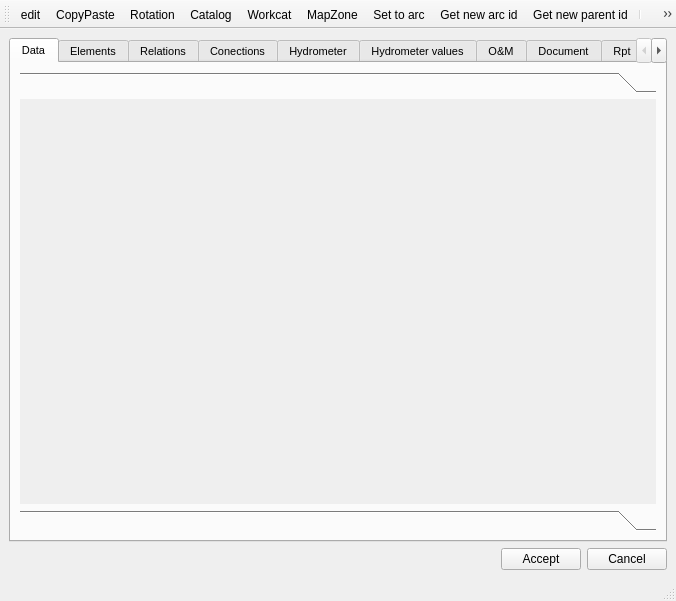
<?xml version="1.0" encoding="UTF-8"?>
<ui version="4.0">
 <class>api_cf</class>
 <widget class="QMainWindow" name="api_cf">
  <property name="geometry">
   <rect>
    <x>0</x>
    <y>0</y>
    <width>676</width>
    <height>601</height>
   </rect>
  </property>
  <property name="windowTitle">
   <string>Junction</string>
  </property>
  <widget class="QWidget" name="centralwidget">
   <layout class="QVBoxLayout" name="verticalLayout">
    <item>
     <layout class="QGridLayout" name="lyt_top_1"/>
    </item>
    <item>
     <widget class="QTabWidget" name="tab_main">
      <property name="font">
       <font>
        <pointsize>8</pointsize>
        <weight>50</weight>
        <bold>false</bold>
       </font>
      </property>
      <property name="toolTip">
       <string/>
      </property>
      <property name="tabShape">
       <enum>QTabWidget::Rounded</enum>
      </property>
      <property name="currentIndex">
       <number>0</number>
      </property>
      <widget class="QWidget" name="tab_data">
       <attribute name="title">
        <string>Data</string>
       </attribute>
       <layout class="QVBoxLayout" name="verticalLayout_2">
        <item>
         <widget class="QToolBox" name="toolBox">
          <property name="currentIndex">
           <number>0</number>
          </property>
          <widget class="QWidget" name="page11">
           <property name="geometry">
            <rect>
             <x>0</x>
             <y>0</y>
             <width>634</width>
             <height>382</height>
            </rect>
           </property>
           <attribute name="label">
            <string/>
           </attribute>
           <layout class="QHBoxLayout" name="horizontalLayout_2">
            <item>
             <layout class="QGridLayout" name="lyt_data_1"/>
            </item>
            <item>
             <layout class="QGridLayout" name="lyt_data_2"/>
            </item>
           </layout>
          </widget>
          <widget class="QWidget" name="page12">
           <property name="geometry">
            <rect>
             <x>0</x>
             <y>0</y>
             <width>100</width>
             <height>30</height>
            </rect>
           </property>
           <attribute name="label">
            <string/>
           </attribute>
           <layout class="QHBoxLayout" name="horizontalLayout_3">
            <item>
             <layout class="QGridLayout" name="lyt_data_3"/>
            </item>
           </layout>
          </widget>
         </widget>
        </item>
       </layout>
      </widget>
      <widget class="QWidget" name="tab_elements">
       <attribute name="title">
        <string>Elements</string>
       </attribute>
       <layout class="QGridLayout" name="gridLayout_2">
        <item row="0" column="0">
         <layout class="QHBoxLayout" name="horizontalLayout_4">
          <item>
           <widget class="QLineEdit" name="element_id">
            <property name="maximumSize">
             <size>
              <width>200</width>
              <height>16777215</height>
             </size>
            </property>
           </widget>
          </item>
          <item>
           <widget class="QPushButton" name="btn_insert">
            <property name="enabled">
             <bool>true</bool>
            </property>
            <property name="sizePolicy">
             <sizepolicy hsizetype="Fixed" vsizetype="Fixed">
              <horstretch>0</horstretch>
              <verstretch>0</verstretch>
             </sizepolicy>
            </property>
            <property name="maximumSize">
             <size>
              <width>24</width>
              <height>24</height>
             </size>
            </property>
            <property name="text">
             <string/>
            </property>
            <property name="icon">
             <iconset>
              <normaloff>../icons/111b.png</normaloff>../icons/111b.png</iconset>
            </property>
            <property name="iconSize">
             <size>
              <width>22</width>
              <height>22</height>
             </size>
            </property>
           </widget>
          </item>
          <item>
           <widget class="QPushButton" name="btn_delete">
            <property name="maximumSize">
             <size>
              <width>24</width>
              <height>24</height>
             </size>
            </property>
            <property name="text">
             <string/>
            </property>
            <property name="icon">
             <iconset>
              <normaloff>../icons/112b.png</normaloff>../icons/112b.png</iconset>
            </property>
            <property name="iconSize">
             <size>
              <width>22</width>
              <height>22</height>
             </size>
            </property>
           </widget>
          </item>
          <item>
           <widget class="QPushButton" name="btn_new_element">
            <property name="maximumSize">
             <size>
              <width>24</width>
              <height>24</height>
             </size>
            </property>
            <property name="text">
             <string/>
            </property>
            <property name="icon">
             <iconset>
              <normaloff>../icons/131b.png</normaloff>../icons/131b.png</iconset>
            </property>
            <property name="iconSize">
             <size>
              <width>22</width>
              <height>22</height>
             </size>
            </property>
           </widget>
          </item>
          <item>
           <spacer name="horizontalSpacer_2">
            <property name="orientation">
             <enum>Qt::Horizontal</enum>
            </property>
            <property name="sizeHint" stdset="0">
             <size>
              <width>40</width>
              <height>20</height>
             </size>
            </property>
           </spacer>
          </item>
          <item>
           <widget class="QPushButton" name="btn_open_element">
            <property name="maximumSize">
             <size>
              <width>24</width>
              <height>24</height>
             </size>
            </property>
            <property name="text">
             <string/>
            </property>
            <property name="icon">
             <iconset>
              <normaloff>../icons/134b.png</normaloff>../icons/134b.png</iconset>
            </property>
            <property name="iconSize">
             <size>
              <width>22</width>
              <height>22</height>
             </size>
            </property>
           </widget>
          </item>
         </layout>
        </item>
        <item row="1" column="0">
         <widget class="QTableView" name="tbl_element">
          <property name="sortingEnabled">
           <bool>true</bool>
          </property>
         </widget>
        </item>
       </layout>
      </widget>
      <widget class="QWidget" name="tab_relations">
       <attribute name="title">
        <string>Relations</string>
       </attribute>
       <layout class="QGridLayout" name="gridLayout">
        <item row="0" column="0">
         <layout class="QHBoxLayout" name="horizontalLayout_5">
          <item>
           <widget class="QTableView" name="tbl_relations">
            <property name="sortingEnabled">
             <bool>true</bool>
            </property>
           </widget>
          </item>
         </layout>
        </item>
       </layout>
      </widget>
      <widget class="QWidget" name="tab_connections">
       <attribute name="title">
        <string>Conections</string>
       </attribute>
       <layout class="QGridLayout" name="gridLayout_3">
        <item row="0" column="0">
         <layout class="QVBoxLayout" name="verticalLayout_3">
          <item>
           <widget class="QLabel" name="label">
            <property name="text">
             <string>Upstream features:</string>
            </property>
           </widget>
          </item>
          <item>
           <widget class="QTableView" name="tbl_upstream">
            <property name="sortingEnabled">
             <bool>true</bool>
            </property>
           </widget>
          </item>
          <item>
           <widget class="QLabel" name="label_2">
            <property name="text">
             <string>Downstream features:</string>
            </property>
           </widget>
          </item>
          <item>
           <widget class="QTableView" name="tbl_downstream">
            <property name="sortingEnabled">
             <bool>true</bool>
            </property>
           </widget>
          </item>
         </layout>
        </item>
       </layout>
      </widget>
      <widget class="QWidget" name="tab_hydrometer">
       <attribute name="title">
        <string>Hydrometer</string>
       </attribute>
       <layout class="QGridLayout" name="gridLayout_10">
        <item row="1" column="0">
         <layout class="QHBoxLayout" name="horizontalLayout_9">
          <item>
           <widget class="QLineEdit" name="txt_hydrometer_id">
            <property name="maximumSize">
             <size>
              <width>250</width>
              <height>250</height>
             </size>
            </property>
           </widget>
          </item>
          <item>
           <spacer name="horizontalSpacer_6">
            <property name="orientation">
             <enum>Qt::Horizontal</enum>
            </property>
            <property name="sizeHint" stdset="0">
             <size>
              <width>40</width>
              <height>20</height>
             </size>
            </property>
           </spacer>
          </item>
          <item>
           <widget class="QPushButton" name="btn_link">
            <property name="maximumSize">
             <size>
              <width>24</width>
              <height>24</height>
             </size>
            </property>
            <property name="text">
             <string/>
            </property>
           </widget>
          </item>
         </layout>
        </item>
        <item row="2" column="0">
         <widget class="QTableView" name="tbl_hydrometer">
          <property name="sortingEnabled">
           <bool>true</bool>
          </property>
         </widget>
        </item>
       </layout>
      </widget>
      <widget class="QWidget" name="tab_hydrometer_val">
       <attribute name="title">
        <string>Hydrometer values</string>
       </attribute>
       <layout class="QGridLayout" name="gridLayout_6">
        <item row="1" column="0">
         <layout class="QHBoxLayout" name="horizontalLayout_7">
          <item>
           <widget class="QLabel" name="label_12">
            <property name="text">
             <string>Cat period filter :</string>
            </property>
           </widget>
          </item>
          <item>
           <widget class="QComboBox" name="cmb_cat_period_id_filter"/>
          </item>
          <item>
           <widget class="QLabel" name="lbl_cus_code">
            <property name="text">
             <string>Customer code:</string>
            </property>
           </widget>
          </item>
          <item>
           <widget class="QComboBox" name="cmb_hyd_customer_code"/>
          </item>
          <item>
           <spacer name="horizontalSpacer_4">
            <property name="orientation">
             <enum>Qt::Horizontal</enum>
            </property>
            <property name="sizeHint" stdset="0">
             <size>
              <width>40</width>
              <height>20</height>
             </size>
            </property>
           </spacer>
          </item>
         </layout>
        </item>
        <item row="2" column="0">
         <widget class="QTableView" name="tbl_hydrometer_value">
          <property name="sortingEnabled">
           <bool>true</bool>
          </property>
         </widget>
        </item>
       </layout>
      </widget>
      <widget class="QWidget" name="tab_om">
       <attribute name="title">
        <string>O&amp;&amp;M</string>
       </attribute>
       <layout class="QGridLayout" name="gridLayout_14">
        <item row="4" column="0">
         <widget class="QTableView" name="tbl_event_cf">
          <property name="sortingEnabled">
           <bool>true</bool>
          </property>
         </widget>
        </item>
        <item row="1" column="0">
         <widget class="Line" name="line_2">
          <property name="orientation">
           <enum>Qt::Horizontal</enum>
          </property>
         </widget>
        </item>
        <item row="0" column="0">
         <layout class="QGridLayout" name="gridLayout_15">
          <item row="0" column="1">
           <widget class="QLabel" name="label_9">
            <property name="text">
             <string>To:</string>
            </property>
           </widget>
          </item>
          <item row="0" column="0">
           <widget class="QLabel" name="label_8">
            <property name="text">
             <string>From:</string>
            </property>
           </widget>
          </item>
          <item row="0" column="2">
           <widget class="QLabel" name="label_10">
            <property name="text">
             <string>Parameter type:</string>
            </property>
           </widget>
          </item>
          <item row="0" column="3">
           <widget class="QLabel" name="label_11">
            <property name="text">
             <string>Parameter:</string>
            </property>
           </widget>
          </item>
          <item row="1" column="0">
           <widget class="QDateEdit" name="date_event_from">
            <property name="maximumSize">
             <size>
              <width>150</width>
              <height>16777215</height>
             </size>
            </property>
            <property name="calendarPopup">
             <bool>true</bool>
            </property>
           </widget>
          </item>
          <item row="1" column="1">
           <widget class="QDateEdit" name="date_event_to">
            <property name="maximumSize">
             <size>
              <width>150</width>
              <height>16777215</height>
             </size>
            </property>
            <property name="calendarPopup">
             <bool>true</bool>
            </property>
           </widget>
          </item>
          <item row="1" column="2">
           <widget class="QComboBox" name="event_type"/>
          </item>
          <item row="1" column="3">
           <widget class="QComboBox" name="event_id"/>
          </item>
         </layout>
        </item>
        <item row="3" column="0">
         <layout class="QHBoxLayout" name="horizontalLayout_10">
          <item>
           <widget class="QPushButton" name="btn_open_visit">
            <property name="maximumSize">
             <size>
              <width>24</width>
              <height>24</height>
             </size>
            </property>
            <property name="text">
             <string/>
            </property>
            <property name="icon">
             <iconset>
              <normaloff>../icons/65b.png</normaloff>../icons/65b.png</iconset>
            </property>
            <property name="iconSize">
             <size>
              <width>22</width>
              <height>22</height>
             </size>
            </property>
           </widget>
          </item>
          <item>
           <widget class="QPushButton" name="btn_new_visit">
            <property name="maximumSize">
             <size>
              <width>24</width>
              <height>24</height>
             </size>
            </property>
            <property name="text">
             <string/>
            </property>
           </widget>
          </item>
          <item>
           <spacer name="horizontalSpacer_7">
            <property name="orientation">
             <enum>Qt::Horizontal</enum>
            </property>
            <property name="sizeHint" stdset="0">
             <size>
              <width>40</width>
              <height>20</height>
             </size>
            </property>
           </spacer>
          </item>
          <item>
           <widget class="QPushButton" name="btn_open_gallery">
            <property name="maximumSize">
             <size>
              <width>24</width>
              <height>24</height>
             </size>
            </property>
            <property name="text">
             <string/>
            </property>
           </widget>
          </item>
          <item>
           <widget class="QPushButton" name="btn_open_visit_doc">
            <property name="maximumSize">
             <size>
              <width>24</width>
              <height>24</height>
             </size>
            </property>
            <property name="text">
             <string/>
            </property>
           </widget>
          </item>
          <item>
           <widget class="QPushButton" name="btn_open_visit_event">
            <property name="maximumSize">
             <size>
              <width>24</width>
              <height>24</height>
             </size>
            </property>
            <property name="text">
             <string/>
            </property>
           </widget>
          </item>
         </layout>
        </item>
       </layout>
      </widget>
      <widget class="QWidget" name="tab_documents">
       <attribute name="title">
        <string>Document</string>
       </attribute>
       <layout class="QGridLayout" name="gridLayout_5">
        <item row="0" column="0">
         <layout class="QGridLayout" name="gridLayout_4" rowstretch="0,0" columnstretch="0,0,0" rowminimumheight="0,0" columnminimumwidth="0,0,0">
          <property name="sizeConstraint">
           <enum>QLayout::SetDefaultConstraint</enum>
          </property>
          <property name="verticalSpacing">
           <number>6</number>
          </property>
          <item row="1" column="1">
           <widget class="QDateEdit" name="date_document_to">
            <property name="calendarPopup">
             <bool>true</bool>
            </property>
           </widget>
          </item>
          <item row="1" column="2">
           <widget class="QComboBox" name="doc_type"/>
          </item>
          <item row="0" column="2">
           <widget class="QLabel" name="label_3">
            <property name="text">
             <string>Type:</string>
            </property>
           </widget>
          </item>
          <item row="0" column="0">
           <widget class="QLabel" name="label_4">
            <property name="text">
             <string>From:</string>
            </property>
           </widget>
          </item>
          <item row="1" column="0">
           <widget class="QDateEdit" name="date_document_from">
            <property name="calendarPopup">
             <bool>true</bool>
            </property>
           </widget>
          </item>
          <item row="0" column="1">
           <widget class="QLabel" name="label_5">
            <property name="text">
             <string>To:</string>
            </property>
           </widget>
          </item>
         </layout>
        </item>
        <item row="2" column="0">
         <layout class="QHBoxLayout" name="horizontalLayout_6">
          <property name="topMargin">
           <number>0</number>
          </property>
          <item>
           <widget class="QLabel" name="label_7">
            <property name="text">
             <string>Doc id:</string>
            </property>
           </widget>
          </item>
          <item>
           <widget class="QLineEdit" name="doc_id">
            <property name="maximumSize">
             <size>
              <width>200</width>
              <height>16777215</height>
             </size>
            </property>
           </widget>
          </item>
          <item>
           <widget class="QPushButton" name="btn_doc_insert">
            <property name="maximumSize">
             <size>
              <width>24</width>
              <height>24</height>
             </size>
            </property>
            <property name="text">
             <string/>
            </property>
            <property name="icon">
             <iconset>
              <normaloff>../icons/111b.png</normaloff>../icons/111b.png</iconset>
            </property>
            <property name="iconSize">
             <size>
              <width>22</width>
              <height>22</height>
             </size>
            </property>
           </widget>
          </item>
          <item>
           <widget class="QPushButton" name="btn_doc_delete">
            <property name="maximumSize">
             <size>
              <width>24</width>
              <height>24</height>
             </size>
            </property>
            <property name="text">
             <string/>
            </property>
            <property name="icon">
             <iconset>
              <normaloff>../icons/112b.png</normaloff>../icons/112b.png</iconset>
            </property>
            <property name="iconSize">
             <size>
              <width>22</width>
              <height>22</height>
             </size>
            </property>
           </widget>
          </item>
          <item>
           <widget class="QPushButton" name="btn_doc_new">
            <property name="maximumSize">
             <size>
              <width>24</width>
              <height>24</height>
             </size>
            </property>
            <property name="text">
             <string/>
            </property>
            <property name="icon">
             <iconset>
              <normaloff>../icons/131b.png</normaloff>../icons/131b.png</iconset>
            </property>
            <property name="iconSize">
             <size>
              <width>22</width>
              <height>22</height>
             </size>
            </property>
           </widget>
          </item>
          <item>
           <spacer name="horizontalSpacer_3">
            <property name="orientation">
             <enum>Qt::Horizontal</enum>
            </property>
            <property name="sizeHint" stdset="0">
             <size>
              <width>40</width>
              <height>20</height>
             </size>
            </property>
           </spacer>
          </item>
          <item>
           <widget class="QPushButton" name="btn_open_doc">
            <property name="maximumSize">
             <size>
              <width>24</width>
              <height>24</height>
             </size>
            </property>
            <property name="text">
             <string/>
            </property>
            <property name="icon">
             <iconset>
              <normaloff>../icons/170b.png</normaloff>../icons/170b.png</iconset>
            </property>
            <property name="iconSize">
             <size>
              <width>22</width>
              <height>22</height>
             </size>
            </property>
           </widget>
          </item>
         </layout>
        </item>
        <item row="3" column="0">
         <widget class="QTableView" name="tbl_document">
          <property name="sortingEnabled">
           <bool>true</bool>
          </property>
         </widget>
        </item>
        <item row="1" column="0">
         <widget class="Line" name="line">
          <property name="orientation">
           <enum>Qt::Horizontal</enum>
          </property>
         </widget>
        </item>
       </layout>
      </widget>
      <widget class="QWidget" name="tab_rpt">
       <attribute name="title">
        <string>Rpt</string>
       </attribute>
       <layout class="QGridLayout" name="gridLayout_17">
        <item row="0" column="0">
         <layout class="QGridLayout" name="rpt_layout1"/>
        </item>
        <item row="1" column="0">
         <layout class="QGridLayout" name="gridLayout_7"/>
        </item>
       </layout>
      </widget>
      <widget class="QWidget" name="tab_plan">
       <attribute name="title">
        <string>Plan</string>
       </attribute>
       <layout class="QGridLayout" name="gridLayout_20">
        <item row="0" column="0">
         <layout class="QGridLayout" name="plan_layout"/>
        </item>
       </layout>
      </widget>
     </widget>
    </item>
    <item>
     <layout class="QGridLayout" name="lyt_bot_1"/>
    </item>
    <item>
     <layout class="QGridLayout" name="lyt_bot_2"/>
    </item>
    <item>
     <layout class="QHBoxLayout" name="horizontalLayout">
      <item>
       <spacer name="horizontalSpacer">
        <property name="orientation">
         <enum>Qt::Horizontal</enum>
        </property>
        <property name="sizeHint" stdset="0">
         <size>
          <width>40</width>
          <height>20</height>
         </size>
        </property>
       </spacer>
      </item>
      <item>
       <widget class="QPushButton" name="btn_accept">
        <property name="text">
         <string>Accept</string>
        </property>
       </widget>
      </item>
      <item>
       <widget class="QPushButton" name="btn_cancel">
        <property name="text">
         <string>Cancel</string>
        </property>
       </widget>
      </item>
     </layout>
    </item>
   </layout>
  </widget>
  <widget class="QStatusBar" name="statusbar"/>
  <widget class="QToolBar" name="toolBar">
   <property name="windowTitle">
    <string>toolBar</string>
   </property>
   <property name="iconSize">
    <size>
     <width>20</width>
     <height>18</height>
    </size>
   </property>
   <attribute name="toolBarArea">
    <enum>TopToolBarArea</enum>
   </attribute>
   <attribute name="toolBarBreak">
    <bool>false</bool>
   </attribute>
   <addaction name="actionEdit"/>
   <addaction name="actionCopyPaste"/>
   <addaction name="actionRotation"/>
   <addaction name="actionCatalog"/>
   <addaction name="actionWorkcat"/>
   <addaction name="actionMapZone"/>
   <addaction name="actionSetToArc"/>
   <addaction name="actionGetArcId"/>
   <addaction name="actionGetParentId"/>
   <addaction name="separator"/>
   <addaction name="actionInterpolate"/>
   <addaction name="actionZoom"/>
   <addaction name="actionZoomOut"/>
   <addaction name="actionCentered"/>
   <addaction name="actionLink"/>
   <addaction name="actionSection"/>
   <addaction name="separator"/>
   <addaction name="actionHelp"/>
  </widget>
  <action name="actionZoom">
   <property name="icon">
    <iconset>
     <normaloff>../icons/103.png</normaloff>../icons/103.png</iconset>
   </property>
   <property name="text">
    <string>zoom</string>
   </property>
   <property name="toolTip">
    <string>Zoom</string>
   </property>
   <property name="visible">
    <bool>true</bool>
   </property>
  </action>
  <action name="actionCentered">
   <property name="icon">
    <iconset>
     <normaloff>../icons/104.png</normaloff>../icons/104.png</iconset>
   </property>
   <property name="text">
    <string>Centered</string>
   </property>
   <property name="visible">
    <bool>true</bool>
   </property>
  </action>
  <action name="actionZoomOut">
   <property name="icon">
    <iconset>
     <normaloff>../icons/107.png</normaloff>../icons/107.png</iconset>
   </property>
   <property name="text">
    <string>zoomOut</string>
   </property>
   <property name="toolTip">
    <string>Zoom Out</string>
   </property>
   <property name="visible">
    <bool>true</bool>
   </property>
  </action>
  <action name="actionCopyPaste">
   <property name="checkable">
    <bool>true</bool>
   </property>
   <property name="icon">
    <iconset>
     <normaloff>../icons/107b.png</normaloff>../icons/107b.png</iconset>
   </property>
   <property name="text">
    <string>CopyPaste</string>
   </property>
   <property name="toolTip">
    <string>Copy&amp;Paste</string>
   </property>
   <property name="visible">
    <bool>true</bool>
   </property>
  </action>
  <action name="actionRotation">
   <property name="icon">
    <iconset>
     <normaloff>../icons/107c.png</normaloff>../icons/107c.png</iconset>
   </property>
   <property name="text">
    <string>Rotation</string>
   </property>
   <property name="visible">
    <bool>true</bool>
   </property>
  </action>
  <action name="actionLink">
   <property name="icon">
    <iconset>
     <normaloff>../icons/173.png</normaloff>../icons/173.png</iconset>
   </property>
   <property name="text">
    <string>actionLink</string>
   </property>
   <property name="toolTip">
    <string>Link</string>
   </property>
   <property name="visible">
    <bool>true</bool>
   </property>
  </action>
  <action name="actionEdit">
   <property name="checkable">
    <bool>true</bool>
   </property>
   <property name="icon">
    <iconset>
     <normaloff>../icons/101.png</normaloff>../icons/101.png</iconset>
   </property>
   <property name="text">
    <string>edit</string>
   </property>
   <property name="toolTip">
    <string>Edit</string>
   </property>
   <property name="visible">
    <bool>true</bool>
   </property>
  </action>
  <action name="actionWorkcat">
   <property name="icon">
    <iconset>
     <normaloff>../icons/193.png</normaloff>../icons/193.png</iconset>
   </property>
   <property name="text">
    <string>Workcat</string>
   </property>
   <property name="visible">
    <bool>true</bool>
   </property>
  </action>
  <action name="actionCatalog">
   <property name="text">
    <string>Catalog</string>
   </property>
   <property name="visible">
    <bool>true</bool>
   </property>
  </action>
  <action name="actionHelp">
   <property name="icon">
    <iconset>
     <normaloff>../icons/73.png</normaloff>../icons/73.png</iconset>
   </property>
   <property name="text">
    <string>Help</string>
   </property>
   <property name="toolTip">
    <string>Help</string>
   </property>
   <property name="visible">
    <bool>true</bool>
   </property>
  </action>
  <action name="actionInterpolate">
   <property name="icon">
    <iconset>
     <normaloff>../icons/194.png</normaloff>../icons/194.png</iconset>
   </property>
   <property name="text">
    <string>Interpolate</string>
   </property>
   <property name="toolTip">
    <string>Interpolate</string>
   </property>
   <property name="visible">
    <bool>true</bool>
   </property>
  </action>
  <action name="actionSection">
   <property name="text">
    <string>Section</string>
   </property>
   <property name="toolTip">
    <string>Show section</string>
   </property>
   <property name="visible">
    <bool>true</bool>
   </property>
  </action>
  <action name="actionGetArcId">
   <property name="checkable">
    <bool>true</bool>
   </property>
   <property name="text">
    <string>Get new arc id</string>
   </property>
   <property name="toolTip">
    <string>Get new arc id</string>
   </property>
  </action>
  <action name="actionGetParentId">
   <property name="checkable">
    <bool>true</bool>
   </property>
   <property name="text">
    <string>Get new parent id</string>
   </property>
  </action>
  <action name="actionSetToArc">
   <property name="text">
    <string>Set to arc</string>
   </property>
  </action>
  <action name="actionMapZone">
   <property name="text">
    <string>MapZone</string>
   </property>
  </action>
 </widget>
 <tabstops>
  <tabstop>tab_main</tabstop>
 </tabstops>
 <resources/>
 <connections/>
</ui>
